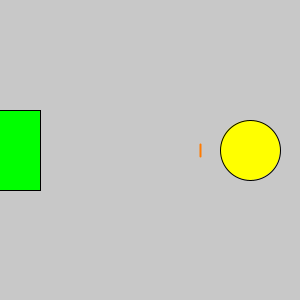
Frame 1 (no input)
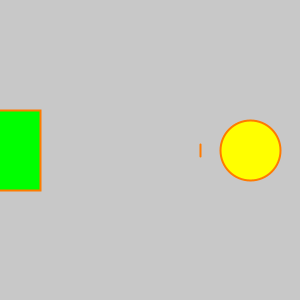
Frame 60 (the mouse pressed at the canvas centre just before this capture)
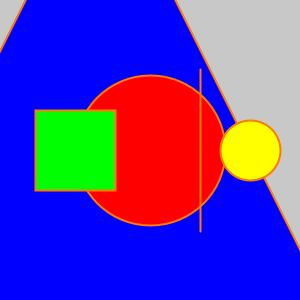
Frame 120 (the mouse held since frame 60 and released just before this capture)

The Processing sketch that drew these frames (run headless with seeded random() and noise(); from frame 60 on, the mouse is pressed at the canvas centre):

// Processing sketch: processing_35216
// ── processing_35216.pde

void setup(){
  size(300,300);
  smooth();
}
float x=2;
void draw(){
  background(200);
fill(0,0,255);
triangle(width/3,height/2-2*mouseX,width/3-2*mouseX,height/2+2*mouseX,width/3+2*mouseX,height/2+2*mouseX);

fill(255,0,0);
ellipse(width/2,height/2,mouseX,mouseX);

fill(255,255,0);
ellipse(width/2+100,height/2,60,60);

rectMode(CENTER);
fill(0,255,0);
rect(mouseX/x,height/2,80,80);

stroke(255,122,0);
strokeWeight(2);
line(width*2/3,150+mouseX/2+3*x,width*2/3,150-mouseX/2-3*x);
}
